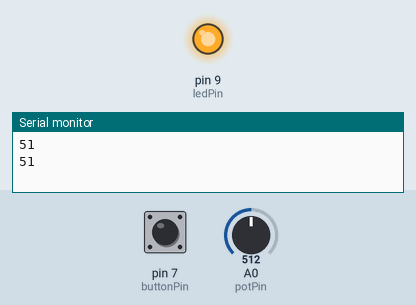
Simulated run of this sketch. Board: Arduino Uno, built with avr-gcc and run on an emulated ATmega328P. Parts: output pins drawn as LEDs (lit = HIGH), the last lines printed to the serial monitor. Inputs (shaded band) come from the test bench; at power-on: A0 (potPin) = 512, pin 7 (buttonPin) LOW.

Above: at 1.8 s.
1.9 s: A0 (potPin) set to 586
3.4 s: A0 (potPin) set to 608
At 4.9 s:
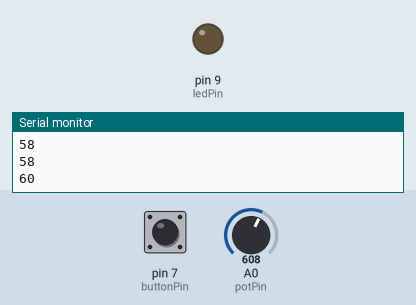
5.5 s: A0 (potPin) set to 511
At 6.5 s:
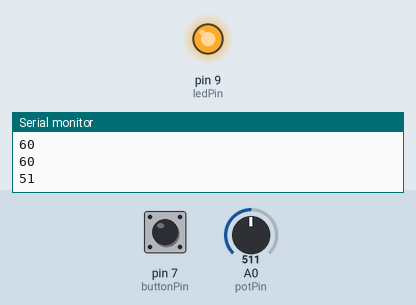
7.5 s: A0 (potPin) set to 716
At 9.2 s:
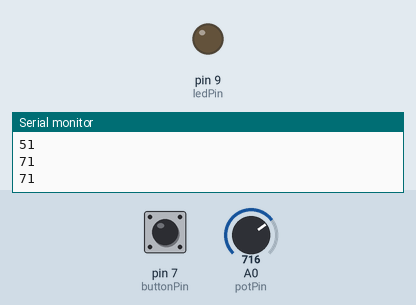
Timing chart, 0 to 10.5 s (numbered marks = the images above; inputs shaded):
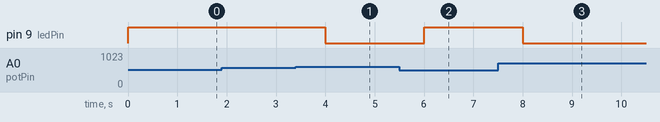

Measured:
- the behaviour switches between 599 and 600 on A0 (potPin) (found by bisection; images 0 and 1)
- after the input at 3.4 s, pin 9 (ledPin): HIGH → LOW after 0.60 s
- after the input at 5.5 s, pin 9 (ledPin): LOW → HIGH after 0.50 s
- after the input at 7.5 s, pin 9 (ledPin): HIGH → LOW after 0.50 s

The sketch:

pacemakercode.ino
```cpp
const int ledPin = 9;
const int buttonPin = 7; // Use this if you're simulating with a button
const int potPin = A0;   // Use this if you're simulating with a potentiometer

int heartRate = 0;
int minHeartRate = 60;
int maxHeartRate = 100;

void setup() {
  pinMode(ledPin, OUTPUT);
  pinMode(buttonPin, INPUT);
  Serial.begin(9600); // Communication with Raspberry Pi
}

void loop() {
  // Simulate heart rate with button (press to increase rate)
  if (digitalRead(buttonPin) == HIGH) {
    heartRate += 1;
  }

  // Simulate heart rate with potentiometer (read analog value)
  heartRate = analogRead(potPin) / 10; // Scaling down analog value to heart rate range

  // Regulate heart rate based on programmed limits
  if (heartRate < minHeartRate || heartRate > maxHeartRate) {
    digitalWrite(ledPin, HIGH); // Pacemaker active (LED on)
  } else {
    digitalWrite(ledPin, LOW); // Normal heart rate (LED off)
  }

  // Send heart rate data to Raspberry Pi
  Serial.println(heartRate);
  delay(1000);
}
```
